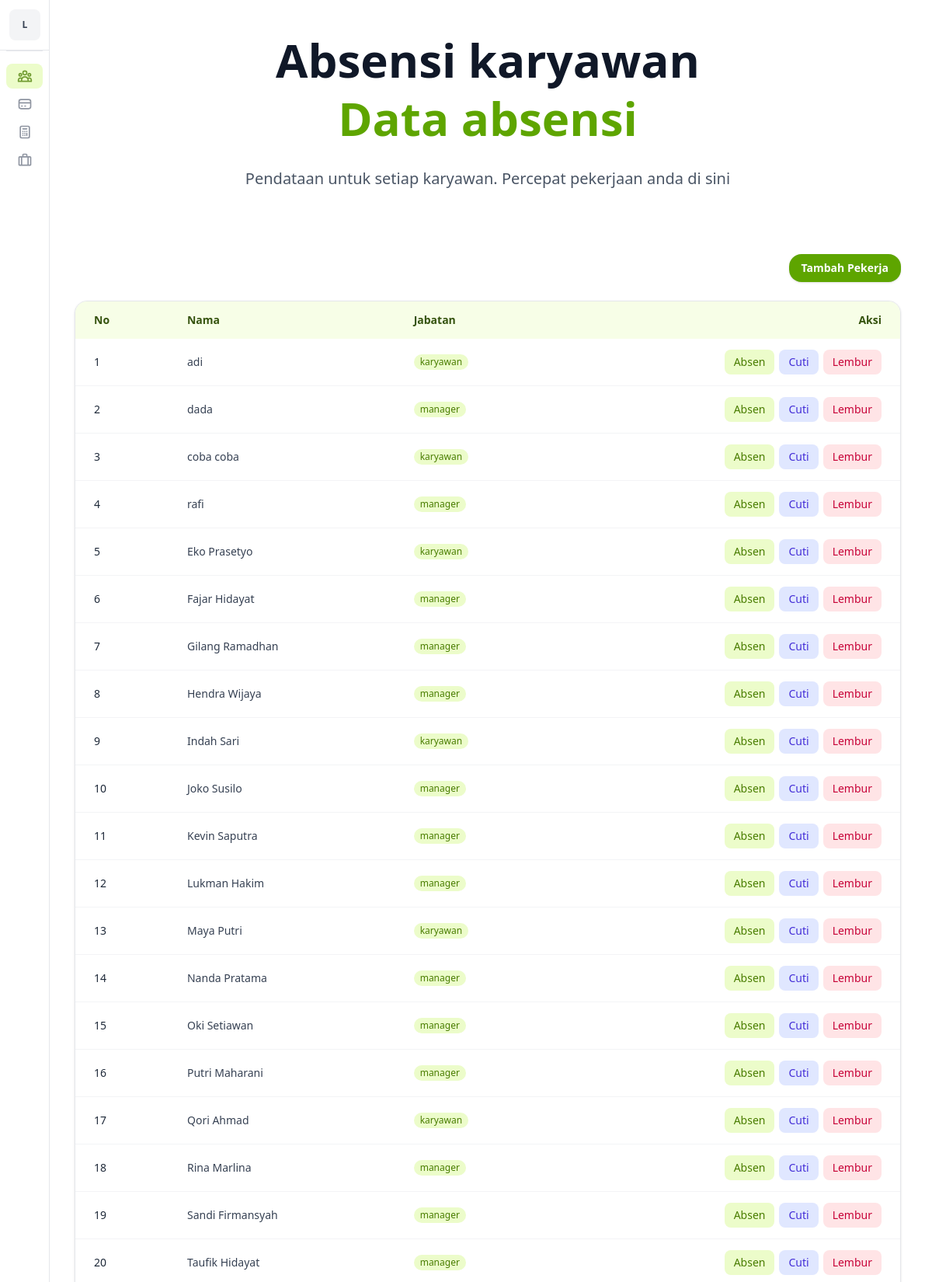
The app's page /home.php (upper part) with its own data.
### tables this page shows
CREATE TABLE `pekerja` (
  `id_pekerja` int NOT NULL,
  `nama` varchar(100) NOT NULL,
  `id_jabatan` varchar(10) NOT NULL
);

CREATE TABLE `jabatan` (
  `id_jabatan` varchar(10) NOT NULL,
  `jabatan` varchar(100) NOT NULL
);

### crud/read.php (called while the page is built)
<?php
require __DIR__ . '/../config/koneksi.php';
$stmt = $koneksi->prepare("SELECT *
    FROM pekerja
    JOIN jabatan
    ON pekerja.id_jabatan = jabatan.id_jabatan");
$stmt->execute();
$result = $stmt->fetchAll(PDO::FETCH_ASSOC);

### component/tabel-pekerja.php (the view, shortened to what this page needs)
<?php
require __DIR__ . "/../crud/read.php";
?>
<div class="overflow-x-auto rounded-2xl border border-gray-200 bg-white shadow-sm">
  <table class="min-w-full text-xs sm:text-sm">
    <thead class="bg-lime-50 text-lime-900">
      <tr>
        <th class="px-2 py-2 text-left font-semibold sm:px-3 sm:py-2.5 md:px-4 md:py-3 lg:px-6 lg:py-3.5">
          No
        </th>
        <th class="hidden px-3 py-2.5 text-left font-semibold sm:table-cell md:px-4 md:py-3 lg:px-6 lg:py-3.5">
          Nama
        </th>
        <th class="px-2 py-2 text-left font-semibold sm:px-3 sm:py-2.5 md:px-4 md:py-3 lg:px-6 lg:py-3.5">
          Jabatan
        </th>
        <th class="px-2 py-2 text-center font-semibold sm:px-3 sm:py-2.5 md:px-4 md:py-3 lg:px-6 lg:py-3.5 text-end">
          Aksi
        </th>
      </tr>
    </thead>
    <tbody class="divide-y divide-gray-100">
    <?php foreach ($result as $index => $item) : ?>
      <tr class="transition hover:bg-lime-50">
        <td class="px-2 py-2 sm:px-3 sm:py-2.5 md:px-4 md:py-3 lg:px-6 lg:py-3.5">
          <div class="font-medium text-gray-800">
            <?php echo($index+ 1 ) ?>
          </div>
        </td>
        <td class="hidden px-3 py-2.5 text-gray-700 sm:table-cell md:px-4 md:py-3 lg:px-6 lg:py-3.5">
           <?php echo($item["nama"]) ?>
        </td>
        <td class="px-2 py-2 text-gray-700 sm:px-3 sm:py-2.5 md:px-4 md:py-3 lg:px-6 lg:py-3.5">
          <span class="inline-block rounded-full bg-lime-100 px-2 py-0.5 text-xs font-medium text-lime-700">
            <?php echo($item["jabatan"]) ?>
          </span>
        </td>
        <td class="px-2 py-2 text-right sm:px-3 sm:py-2.5 md:px-4 md:py-3 lg:px-6 lg:py-3.5">
          <div class="flex flex-col gap-1 sm:flex-row sm:justify-end sm:gap-1.5">
            <button
              type="button"
              data-page="absen"
              data-worker-id="<?php echo htmlspecialchars($item["id_pekerja"]); ?>"
              class="js-open-action rounded-lg bg-lime-100 px-2 py-1 text-xs font-medium text-lime-700 transition hover:bg-lime-200 sm:px-3 sm:py-1.5 sm:text-sm"
            >
              Absen
            </button>
            <button
              type="button"
              data-page="cuti"
              data-worker-id="<?php echo htmlspecialchars($item["id_pekerja"]); ?>"
              class="js-open-action rounded-lg bg-indigo-100 px-2 py-1 text-xs font-medium text-indigo-700 transition hover:bg-indigo-200 sm:px-3 sm:py-1.5 sm:text-sm"
            >
              Cuti
            </button>
            <button
              type="button"
              data-page="lembur"
              data-worker-id="<?php echo htmlspecialchars($item["id_pekerja"]); ?>"
              class="js-open-action rounded-lg bg-rose-100 px-2 py-1 text-xs font-medium text-rose-700 transition hover:bg-rose-200 sm:px-3 sm:py-1.5 sm:text-sm"
            >
              Lembur
            </button>
          </div>
        </td>
      </tr>
     <?php endforeach; ?>
    </tbody>
  </table>
</div>

### records on screen
pekerja: nama "adi", id_jabatan.jabatan "karyawan"
pekerja: nama "dada", id_jabatan.jabatan "manager"
pekerja: nama "coba coba", id_jabatan.jabatan "karyawan"
pekerja: nama "rafi", id_jabatan.jabatan "manager"
pekerja: nama "Eko Prasetyo", id_jabatan.jabatan "karyawan"
pekerja: nama "Fajar Hidayat", id_jabatan.jabatan "manager"
pekerja: nama "Gilang Ramadhan", id_jabatan.jabatan "manager"
pekerja: nama "Hendra Wijaya", id_jabatan.jabatan "manager"
pekerja: nama "Indah Sari", id_jabatan.jabatan "karyawan"
pekerja: nama "Joko Susilo", id_jabatan.jabatan "manager"
pekerja: nama "Kevin Saputra", id_jabatan.jabatan "manager"
pekerja: nama "Lukman Hakim", id_jabatan.jabatan "manager"
pekerja: nama "Maya Putri", id_jabatan.jabatan "karyawan"
pekerja: nama "Nanda Pratama", id_jabatan.jabatan "manager"
pekerja: nama "Oki Setiawan", id_jabatan.jabatan "manager"
pekerja: nama "Putri Maharani", id_jabatan.jabatan "manager"
pekerja: nama "Qori Ahmad", id_jabatan.jabatan "karyawan"
pekerja: nama "Rina Marlina", id_jabatan.jabatan "manager"
pekerja: nama "Sandi Firmansyah", id_jabatan.jabatan "manager"
pekerja: nama "Taufik Hidayat", id_jabatan.jabatan "manager"
